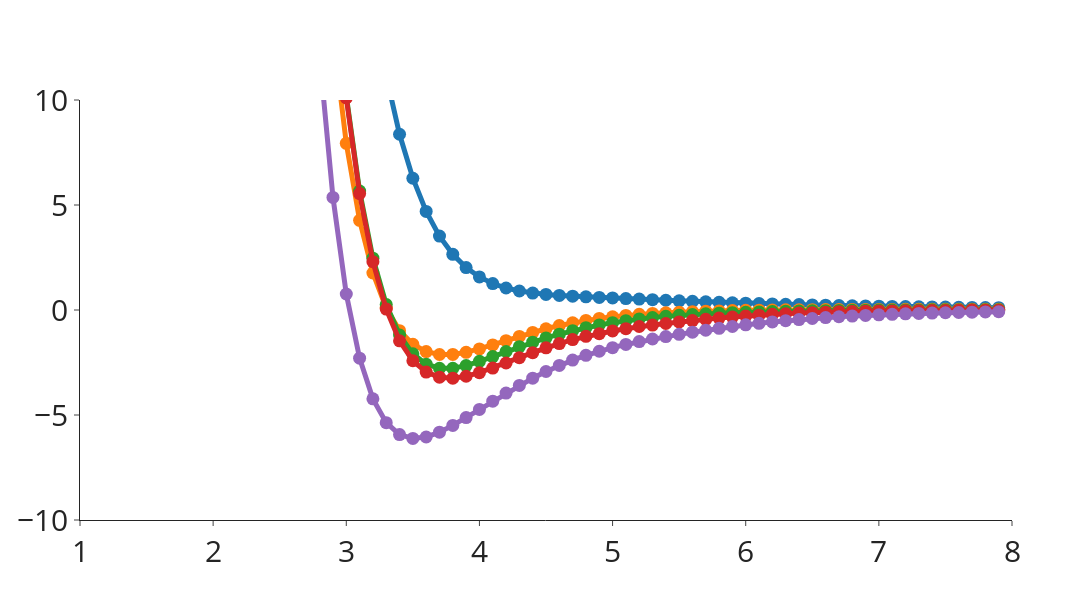

Notebook code cell kept with this figure:
### Code cell
# Pi Stack

import numpy as np
import plotly.graph_objects as go

distances = np.arange(1.0, 8.0, 0.1)

theories = {

    'hf/6-31g*': [2843.1418572918046, 1852.0960732421954, 1247.1623779715155, 887.3063527568593, 683.9139386144234, 580.8352996517206, 607.0036745927064, 506.6359033588669, 443.82054585346486, 408.29601134802215, 392.4310117850546, 312.0730263678124, 238.3869779605884, 181.78848902473692, 138.38597113534342, 105.16086926060962, 79.77777781529585, 60.42848342086654, 45.71140851970995, 34.54027385619702, 26.074454525543842, 19.665446832892485, 14.81550430104835, 11.145489438786171, 8.369254794728477, 6.272620556061156, 4.695860555046238, 3.5192105200258084, 2.6514705759473145, 2.0216253778198734, 1.5731650057132356, 1.260545784723945, 1.047077318711672, 0.9036330561502837, 0.8076847171760164, 0.7424185463460162, 0.6958230452728458, 0.6597638826351613, 0.6290585359092802, 0.6006798975286074, 0.573066946817562, 0.5455904973787256, 0.518155983183533, 0.490935591456946, 0.4641964759794064, 0.4382124749245122, 0.4131974337506108, 0.3893070104531944, 0.3666377368499525, 0.345232771593146, 0.3250893212389201, 0.30617703922325745, 0.2884483773377724, 0.2718468310777098, 0.2563050555763766, 0.24175675987498835, 0.2281426108093001, 0.21539262519218028, 0.20345212402753532, 0.19226304913172498, 0.18177839333657175, 0.17194328748155385, 0.16271741437958553, 0.15405538701452315, 0.14592405722942203, 0.1382813547970727, 0.13109779503429309, 0.12434527475852519, 0.1179922511219047, 0.11201067100046203, 0.10637780430261046],
    # 'pbe0/6-31g*': [2692.053898659884, 1731.9310765629634, 1146.437929073174, 797.7482617658679, 599.4528592164279, 497.0269764130935, 455.7648779693409, 376.2523625672329, 320.2742791863857, 289.52205800818047, 276.6960592608084, 252.2611298233969, 189.16370753059164, 141.3886891672155, 105.14001244778046, 77.82959700073116, 57.334858216752764, 42.02088962413836, 30.63568084081635, 22.216529225581326, 16.025198284711223, 11.497421187581494, 8.204711047525052, 5.823660334572196, 4.112713682756294, 2.892521161644254, 2.0313502371427603, 1.4322628515656106, 1.023636112222448, 0.7536502329749055, 0.5815230347798206, 0.47990369115723297, 0.42580862529575825, 0.4034151307423599, 0.4002787626814097, 0.408497077296488, 0.42054598283721134, 0.4301881897263229, 0.43961092381505296, 0.44264084234600887, 0.43944691255455837, 0.43335669522639364, 0.4221587144420482, 0.4077986402553506, 0.39159666415071115, 0.3737551012309268, 0.3554880917654373, 0.3369746350799687, 0.3186879712739028, 0.30101418937556446, 0.28412113193189725, 0.26797413459280506, 0.2527215449954383, 0.23834362998604774, 0.22483136330265552, 0.21212839637883008, 0.20022198738297448, 0.18905436783097684, 0.17858667898690328, 0.16876949317520484, 0.15956753853242844, 0.15093278395943344, 0.1428315935190767, 0.13522429118165746, 0.12808297347510234, 0.12137003621319309, 0.11506031476892531, 0.10912953544175252, 0.10354964854195714, 0.09829582122620195, 0.0933483942062594],
    # 'wb97x-d/aug-cc-pvdz': [2706.102964133781, 1743.6955213383771, 1155.5490614909795, 804.1173203945509, 603.0675819284515, 497.94028953585075, 466.16131928307004, 378.8671762981103, 325.65035014692694, 297.22420670383144, 286.25099027791293, 248.4778118051472, 184.7827069873456, 136.22897173749516, 99.38146095152479, 71.53619772824459, 50.652756501804106, 35.09145424480084, 23.556532343674917, 15.122872982581612, 8.97824685840169, 4.599380983097944, 1.5457537631737068, -0.5207863209070638, -1.845692864852026, -2.630310393346008, -3.028292081260588, -3.1607820534263737, -3.1228335927589796, -2.966267889365554, -2.759283016959671, -2.5111318595008925, -2.262429678288754, -2.0121151281055063, -1.7859822659520432, -1.5771916572120972, -1.3973127836361527, -1.2377211791463196, -1.1069706178386696, -1.004678612400312, -0.8984512144816108, -0.8085017355624586, -0.7205406828434207, -0.661485324788373, -0.5970958645339124, -0.5314955163630657, -0.4712771602207795, -0.4176384906168096, -0.36380061850650236, -0.31750013754935935, -0.27204992691986263, -0.23457963461987674, -0.19704590761102736, -0.16467373026534915, -0.13802948099328205, -0.12090555694885552, -0.09746715618530288, -0.07729039178229868, -0.0717129415133968, -0.054788525856565684, -0.04382388619706035, -0.04243353381752968, -0.03338245552731678, -0.030626011779531837, -0.02614735986571759, -0.022338362701702863, -0.008257039706222713, 0.00073485285975039, -0.005922473035752773, -0.006847122742328793, -0.0034249488380737603],
    'mp2/6-31g*': [2782.063433093892, 1800.9844957876485, 1200.7653578324826, 841.8394611970871, 636.3868853835156, 528.5935770199285, 458.59669845196186, 365.6829143498908, 308.6518629802158, 276.71689278515987, 262.1186377480626, 236.48766977823107, 173.738744024653, 126.46077406441327, 91.04368104744935, 64.68511336663505, 45.21502189274179, 30.955325553310104, 20.611849058943335, 13.191182678681798, 7.935313078400213, 4.269705199229065, 1.762147959030699, 0.09047231095610186, -0.9828930565854535, -1.631221131887287, -1.9798124126391485, -2.1190974633791484, -2.11473851359915, -2.015017917845398, -1.8559075351222418, -1.664335940266028, -1.460252164688427, -1.2579602937330492, -1.067123736254871, -0.8936243104981259, -0.7403709698701277, -0.6080543830757961, -0.49586009606719017, -0.4020375433610752, -0.3243687399663031, -0.2605029219412245, -0.2081827085930854, -0.165371184295509, -0.13031160441460088, -0.1015330430236645, -0.07783278328133747, -0.0582516270224005, -0.042019052314572036, -0.028524106659460813, -0.017286967718973756, -0.007924585253931582, -0.00012813456123694777, 0.0063547901809215546, 0.011725791380740702, 0.016153633885551244, 0.019785094482358545, 0.022731412202119827, 0.025097662582993507, 0.026966931007336825, 0.02841717971023172, 0.029504385543987155, 0.030286761524621397, 0.030806652270257473, 0.03110914141871035, 0.03122204914689064, 0.031178430537693202, 0.031006227887701243, 0.030724190641194582, 0.03034946764819324, 0.029900022025685757],
    'wb97x-d3/6-31g*': [2701.2845804169774, 1739.3523017095285, 1152.327583078877, 802.5402325764298, 603.8039948698715, 501.49528112390544, 490.7033251107787, 399.0894164922065, 343.6862038021791, 314.17517093528295, 302.7792583408882, 256.2206022432074, 190.56539979530498, 140.71171492047142, 102.96330215921625, 74.4485112161492, 53.03616050106939, 37.05248787923483, 25.21027375536505, 16.520107261894736, 10.202301753452048, 5.664225177897606, 2.4656164997722954, 0.2597420421661809, -1.1940576177439652, -2.0874659410328604, -2.5781513787223957, -2.773607151582837, -2.7726243981160223, -2.646520824288018, -2.445756410656031, -2.216502178576775, -1.976402314961888, -1.7465409869910218, -1.5306767746806145, -1.3310540683451109, -1.1495994265424088, -0.9852313296869397, -0.8402601096895523, -0.7121403721976094, -0.6023412820068188, -0.5067623963695951, -0.426546344649978, -0.3605767232365906, -0.3032584334141575, -0.2557809228892438, -0.2163050834205933, -0.18250510620418936, -0.15353309939382598, -0.12900425534462556, -0.1080323162022978, -0.08980915858410299, -0.07406176725635305, -0.06043020309880376, -0.04882073268527165, -0.03878814843483269, -0.030060681514441967, -0.022247981163673103, -0.016017332847695798, -0.010330470278859138, -0.005382764560636133, -0.001402349618729204, 0.00221089378464967, 0.005071811086963862, 0.007797434693202376, 0.00976522167911753, 0.01164167991373688, 0.013223035319242626, 0.014342921320348978, 0.015543633024208248, 0.01621340017300099],
    'wb97x-d3/aug-cc-pvdz': [2705.6733729657135, 1740.354359822988, 1150.585743668722, 798.6636668840656, 598.129341658554, 494.3923893503379, 470.260326673917, 384.508750089386, 332.5362380099832, 305.0931051002117, 294.87077182275243, 251.0467051504529, 186.9597555398359, 138.24484166235197, 101.30110821669223, 73.36934166721767, 52.371004982618615, 36.67107111646328, 24.996408738545142, 16.406389583426062, 10.101354698999785, 5.542007609037682, 2.300257896189578, 0.04240540991304442, -1.466886643494945, -2.4155994960456155, -2.9547259827377275, -3.1988556791911833, -3.2455334968981333, -3.1546056946972385, -2.9860535544576123, -2.765378293406684, -2.5235738627961837, -2.2708514328696765, -2.031851228501182, -1.8010932524339296, -1.5964520331472158, -1.4089910354232416, -1.252716742863413, -1.127062576590106, -0.9985875327256508, -0.8897859705612063, -0.7853122543892823, -0.7159065289306454, -0.6417016925988719, -0.5676987479091622, -0.5016316719702445, -0.44329765770817176, -0.38478900463087484, -0.3355516670271754, -0.28761525626759976, -0.2478092156816274, -0.20809058606391773, -0.17378024995559826, -0.14561335038160905, -0.12795418070163578, -0.10291467397473752, -0.08124766172841191, -0.07598384009907022, -0.05765797954518348, -0.045961637049913406, -0.044923916866537184, -0.03514427714981139, -0.03242840425809845, -0.027786909602582455, -0.023872018384281546, -0.008211311651393771, 0.0017372085130773485, -0.006046997383236885, -0.007293118862435222, -0.003624574514105916],
    'mp2/aug-cc-pvdz': [2817.4201603538822, 1826.1620910183992, 1216.842777199403, 849.9117791890167, 637.1060320123797, 522.288439419819, 427.99298697151244, 334.3615049934597, 276.1542249287013, 242.93581810343312, 227.26375884225126, 216.923757152108, 156.97278201696463, 111.8758365213871, 78.18689304619329, 53.21817636344349, 34.88693577126833, 21.58175484678941, 12.058759971114341, 5.362407889275346, 0.7627387557295151, -2.295270314440131, -4.231806858093478, -5.3645834896015, -5.933288871310651, -6.116852013161406, -6.046849330654368, -5.8177191649447195, -5.495362285466399, -5.124256721755955, -4.733195388573222, -4.340290260442998, -3.9568436802946962, -3.590318558854051, -3.2461620764806867, -2.928724722645711, -2.6411645091720857, -2.385102287866175, -2.160106230759993, -1.9638141436153091, -1.79235743987374, -1.6411726275691763, -1.5056041931384243, -1.3818851406103931, -1.2671093865064904, -1.1593960446771234, -1.0577482837834395, -0.9616845395066775, -0.8712159688584507, -0.7864371426403522, -0.7076405024854466, -0.6349653379875235, -0.5684993427130394, -0.5081159877590835, -0.45365368033526465, -0.4048487505642697, -0.36130351602332667, -0.32256995514035225, -0.2880998482578434, -0.25747693347511813, -0.23027813050430268, -0.20604390162043273, -0.18437665875535458, -0.1650210001389496, -0.14765842695487663, -0.13204280368518084, -0.11796971224248409, -0.10527995729353279, -0.09380996995605528, -0.08343549288110808, -0.07403497048653662],

}


fig = go.Figure()

for key,value in theories.items():

    fig.add_trace(
        go.Scatter(
            x=list(distances), y=value,
            mode='lines+markers',
            name=key,
            marker=dict(size=13)
        )
    )

fig.update_layout(legend=dict(itemsizing='constant'))
fig.update_layout(legend=dict(
        orientation="h",
        yanchor="bottom",
        y=1.02,
        xanchor="right",
        x=1.05,
        font = dict(family = "Arial", size = 35),
        bordercolor="LightSteelBlue",
        borderwidth=2,
    ),
)
fig.update_traces(line=dict(width=5))

fig.update_layout(
    template='simple_white',
    xaxis_tickformat = 'i',
    bargap=0.2, # gap between bars of adjacent location coordinates,
    height=600,
    width=1350,
    showlegend=False,
)

fig.update_yaxes(range=[-10, 10.0], tickfont = dict(size=30))
fig.update_xaxes(range=[1.0, 8.0], tickfont = dict(size=30))

fig.show()
